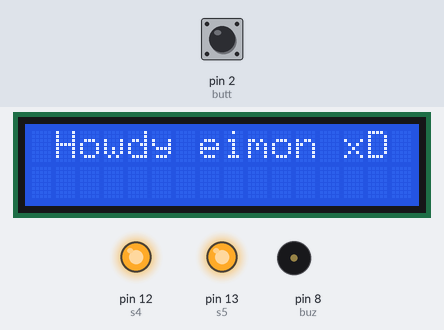
A sketch run on a simulated Arduino Uno, built with avr-gcc and run on an emulated ATmega328P. Parts: 16×2 character LCD, output pins drawn as LEDs (lit = HIGH), buzzer (waves = sounding). The test bench sets the inputs (shaded band); at power-on: pin 2 (butt) HIGH. Pins used as bus, display or sensor lines are not drawn.

Above: at 1.2 s.
1.3 s: pin 2 (butt) pulled LOW for 0.15 s
At 2.1 s:
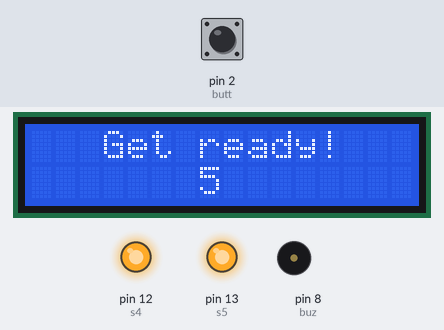
At 5.9 s:
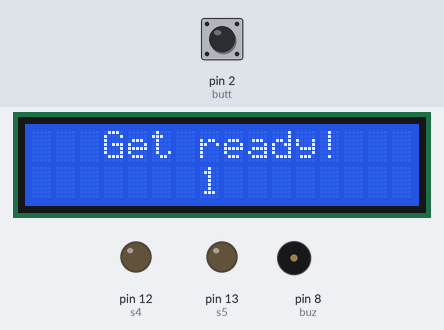
9.8 s: pin 2 (butt) pulled LOW for 1 s
At 18.2 s:
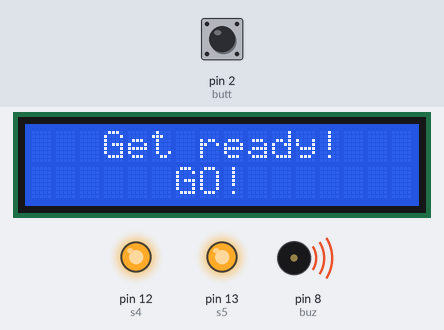
Timing chart, 0 to 19.8 s (numbered marks = the images above; inputs shaded):
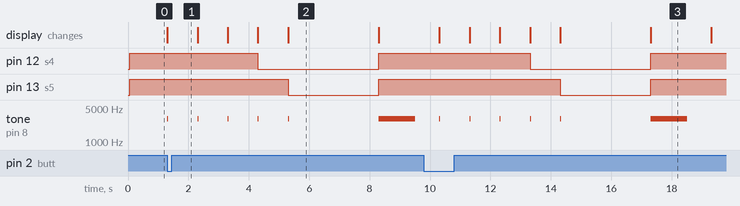

Measured:
- after the input at 1.3 s, pin 12 (s4): HIGH → LOW after 3.0 s, → HIGH 4.0 s later; pin 13 (s5): HIGH → LOW after 4.0 s, → HIGH 3.0 s later; tone on pin 8 (buz): goes 4 × (3000 Hz 0.01 s, silent 0.99 s), 3000 Hz 0.01 s, silent 3.0 s, 3000 Hz 1.2 s, then silent, starting at once; the display: changes at once (image 1)
- after the input at 9.8 s, pin 12 (s4): HIGH → LOW after 3.5 s, → HIGH 4.0 s later; pin 13 (s5): HIGH → LOW after 4.5 s, → HIGH 3.0 s later; tone on pin 8 (buz): goes 4 × (3000 Hz 0.01 s, silent 0.99 s), 3000 Hz 0.01 s, silent 3.0 s, 3000 Hz 1.2 s, then silent, starting after 0.51 s; the display: first changes after 0.51 s (image 3 shows a later state)
- what the display in image 2 shows lasts 3.0 s, from 5.3 s to 8.3 s

The sketch:

Formula1_StartingLights.ino
```cpp
// author eimon

#include <LiquidCrystal.h>

// LEDs
int s5 = 13;
int s4 = 12;
int s3 = 11;
int s2 = 10;
int s1 = 9 ;

// Buzzer
int buz = 8;

// Button
int butt = 2;
int buttPressed;

// For the LCD countdown
int counter;

// LCD
// Parameters: (RS, E, D4, D5, D6, D7)
LiquidCrystal lcd = LiquidCrystal(A0, 3, 4, 5, 6, 7);

void setup()
{
  pinMode(s1, OUTPUT);
  pinMode(s2, OUTPUT);
  pinMode(s3, OUTPUT);
  pinMode(s4, OUTPUT);
  pinMode(s5, OUTPUT);

  pinMode(buz, OUTPUT);
  pinMode(butt, INPUT_PULLUP);

  lcd.begin(16, 2);
}

void loop()
{
  turn_all_off();
  show_msg(1, 0, "Howdy eimon xD");
  show_msg(1, 1, "               ");

  buttPressed= digitalRead(butt);

  // When button is not pressed -> 1
  // When button is pressed -> 0
  if (buttPressed == 0)
    countdown();
}

void countdown()
{
  show_msg(0, 0, "   Get ready!  ");
  counter = 5;

  turnOn(s1);
  turnOn(s2);
  turnOn(s3);
  turnOn(s4);
  turnOn(s5);

  delay(2000);

  turnOff(s1);
  turnOff(s2);
  turnOff(s3);
  turnOff(s4);
  turnOff(s5);
  tone(buz, 3000, 1200);
  show_msg(6, 1, "GO!");

  delay(2000);
}

void turnOn(int pin)
{
  digitalWrite(pin, LOW);
  tone(buz, 3000, 10);
  if (counter!=0)
  {
    show_msg(7, 1, (String)counter);
    counter--;
  }

  delay(1000);
}

void turnOff(int pin)
{
  digitalWrite(pin, HIGH);
}

void turn_all_off()
{
  turnOff(s1);
  turnOff(s2);
  turnOff(s3);
  turnOff(s4);
  turnOff(s5);
}

void show_msg(int col, int row, String msg)
{
  lcd.setCursor(col, row);
  lcd.print(msg);
}
```
